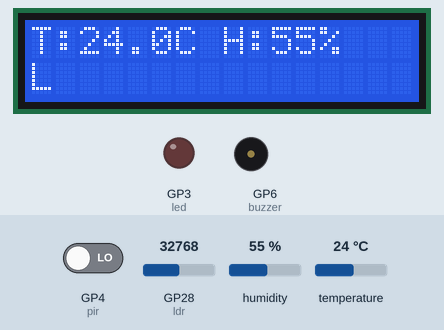
This program was run on a simulated Raspberry Pi Pico running MicroPython. Shown: 16×2 character LCD, output pins drawn as LEDs (lit = HIGH), buzzer (waves = sounding, pin HIGH). Wiring (from the project's diagram.json): red LED on GP3, PIR motion sensor on GP4, DHT22 sensor on GP5, buzzer on GP6, light sensor on GP28. The inputs (shaded band) are chosen by the test bench; at power-on: GP4 (pir) LOW, GP28 (ldr) = 32768, humidity 55 %, temperature 24 °C (analog values on the 0–65535 scale). WiFi joins after 1.5 s; web requests get an empty 200 reply after 0.4 s; library files of the repository ran but are not shown: i2c_lcd.py; what the program prints to the serial console is not drawn.

Above: at 8.4 s.
8.5 s: GP4 (pir) driven HIGH
At 24.4 s:
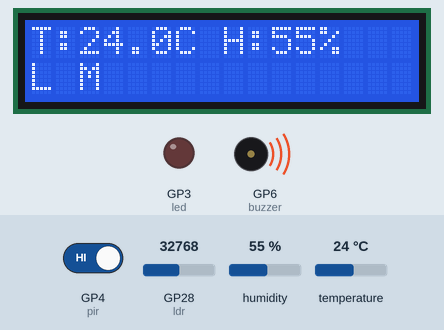
24.7 s: GP28 (ldr) set to 20416
40.7 s: GP28 (ldr) set to 18880
At 56.3 s:
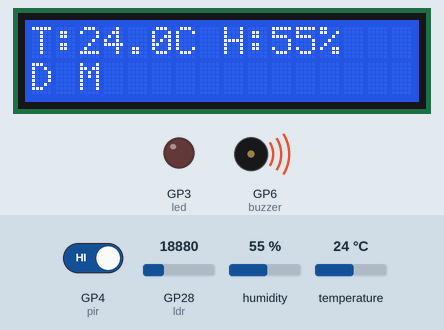
56.6 s: GP4 (pir) driven LOW
At 71.9 s:
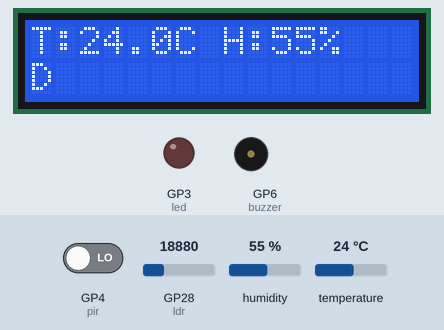
72.5 s: humidity set to 22 %
At 88.4 s:
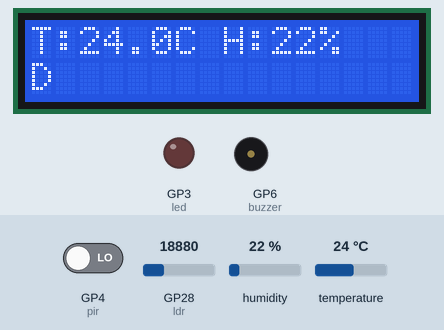
Timing chart, 0 to 89.4 s (numbered marks = the images above; inputs shaded):
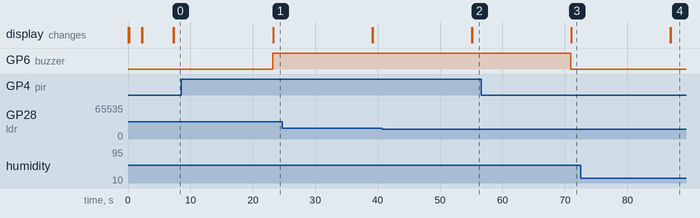

The program:

main_secure.py
```python
import network
import ujson
import urequests as requests
from machine import ADC, Pin, I2C
from time import sleep
import dht
from i2c_lcd import I2cLcd

# ============================================================
# FILE: main_secure.py (Firmware Aman - Wokwi Pico W)
# DESKRIPSI: Firmware dengan implementasi lengkap security checklist
# Untuk digunakan di Wokwi: copy-paste menggantikan main.py
# ============================================================

# ======
# CHECKLIST B: Secure WiFi Layer
# - WPA2/WPA3: Wokwi-GUEST mensimulasikan koneksi WiFi terproteksi
# - Hidden SSID + strong password: Di jaringan nyata, gunakan SSID tersembunyi
#   dan password minimal 16 karakter alfanumerik + simbol
# IMPLEMENTASI: Di produksi ganti ssid/password dengan jaringan WPA2 kampus
# ======
# --- KONFIGURASI WIFI (Simulasi WPA2 Secure Network) ---
ssid = "Wokwi-GUEST"
password = ""  # Di produksi: "K@mpus_S3kur3_2026!" (WPA2 strong password)
# =======
# DONE CHECKLIST B (Secure WiFi Layer)
# =======

# ======
# CHECKLIST A: API Security
# - API Key validation: SECURE_TOKEN divalidasi oleh API Gateway di setiap request
# - Bearer Token / JWT: Token dikirim via header "Authorization: Bearer <token>"
# - Expired session token: Token statis (simulasi) - di produksi implementasikan JWT
#   dengan payload {"sub": DEVICE_ID, "exp": timestamp+3600}
# ======
# --- KONFIGURASI API GATEWAY ---
# Pinggy HTTPS tunnel → forward ke api_gateway.py lokal port 5000
# ⚠️  URL berubah tiap sesi (expire 60 mnt) — update setiap kali buka tunnel baru
GATEWAY_URL = "https://miiby-103-154-78-157.free.pinggy.net"
SECURE_TOKEN = "token_aman_smartroom_2026"                 # Bearer Token

# --- REFERENSI INFLUXDB CLOUD (dipakai oleh API Gateway, bukan langsung oleh device) ---
# INFLUXDB_URL    = "https://us-east-1-1.aws.cloud2.influxdata.com"
# INFLUXDB_ORG    = "iot-unj"
# INFLUXDB_BUCKET = "sensor-data"
# INFLUXDB_TOKEN  = "zeCUd_xlY8bcohatEvgLGj7nfHFGZJJRfYH_kAK7wWFwHK9cSy1GaygBgobGqanqBYkEmsDfWbDOFHOt0weMRQ=="
# =======
# DONE CHECKLIST A (API Security)
# =======

# ======
# CHECKLIST A: Device Authentication
# - Device ID validation: ID unik perangkat dikirim di header X-Device-ID
# - MAC address verification: Di produksi, gunakan MAC address asli Pico W
#   sebagai Device ID: import network; mac = network.WLAN().config('mac')
# - Token pairing antar device: SECURE_TOKEN + DEVICE_ID harus cocok di server
# ======
DEVICE_ID = "pico-room-a"  # ID unik perangkat - divalidasi API Gateway
# =======
# DONE CHECKLIST A (Device Authentication)
# =======

# ======
# CHECKLIST B: Payload Encryption
# - AES encryption sederhana: Implementasi XOR Hex Cipher (ringan untuk MicroPython)
# - Enkripsi data sensor sebelum dikirim: Seluruh Line Protocol dienkripsi
#   menjadi string Hexadecimal sebelum ditransmisikan ke internet
# KUNCI: Harus identik dengan SHARED_KEY di server API Gateway
# ======
SHARED_KEY = "RAHASIA_KAMPUS_UNTUK_DEKRIPSI"  # Kunci enkripsi bersama device-server
# =======
# DONE CHECKLIST B (Payload Encryption - key definition)
# =======

# --- INISIALISASI SENSOR & OUTPUT ---
ldr = ADC(Pin(28))               # LDR sensor di GP28
dht_sensor = dht.DHT22(Pin(5))   # DHT22 sensor di GP5
pir = Pin(4, Pin.IN)             # PIR sensor di GP4
led = Pin(3, Pin.OUT)            # LED di GP3 (Mensimulasikan Lampu Gedung)
buzzer = Pin(6, Pin.OUT)         # Buzzer di GP6

i2c = I2C(0, scl=Pin(1), sda=Pin(0), freq=400000)
lcd = I2cLcd(i2c, 0x27, 2, 16)  # LCD 16x2 via I2C


# ======
# CHECKLIST B: Payload Encryption
# - Fungsi enkripsi XOR Hex Cipher: mengubah plain text data sensor
#   menjadi string hexadecimal terenkripsi sebelum dikirim
# - Setiap karakter di-XOR dengan karakter kunci secara siklik
# ======
def encrypt_payload(text, key=SHARED_KEY):
    """
    Mengenkripsi data sensor menggunakan XOR Hex Cipher.
    Input : "smart_room,lokasi=Kelas_A suhu=28.5,..."
    Output: "4a3f7c1b..." (untaian hex terenkripsi)
    """
    cipher_bytes = bytes([ord(c) ^ ord(key[i % len(key)]) for i, c in enumerate(text)])
    hex_str = "".join("{:02x}".format(b) for b in cipher_bytes)
    return hex_str
# =======
# DONE CHECKLIST B (Payload Encryption - encrypt function)
# =======


# ======
# CHECKLIST B: Secure WiFi Layer
# - Koneksi dilakukan ke jaringan WiFi yang mensimulasikan WPA2
# - LCD menampilkan status koneksi secara real-time
# ======
def connect_wifi():
    """Menghubungkan Pico W ke jaringan WiFi (simulasi WPA2 Secure Network)."""
    lcd.clear()
    lcd.putstr("Connecting WiFi.")
    wlan = network.WLAN(network.STA_IF)
    wlan.active(True)
    wlan.connect(ssid, password)

    timeout = 0
    while not wlan.isconnected():
        sleep(1)
        timeout += 1
        print(".", end="")
        if timeout > 30:
            print("\n[ERROR] WiFi timeout! Restarting...")
            lcd.clear()
            lcd.putstr("WiFi TIMEOUT!")
            return wlan  # kembalikan meski belum connected — main loop yang handle

    if wlan.isconnected():
        print("\n[OK] WiFi Connected! IP:", wlan.ifconfig()[0])
        lcd.clear()
        lcd.putstr("WiFi Connected!")
        sleep(5)  # tunggu DNS dan stack jaringan siap (harus ≥ 3 detik)
    return wlan
# =======
# DONE CHECKLIST B (Secure WiFi Layer - connect function)
# =======


def check_sensors():
    """Membaca semua sensor: DHT22, LDR, PIR."""
    try:
        dht_sensor.measure()
        temp = dht_sensor.temperature()
        hum = dht_sensor.humidity()
    except Exception:
        temp = hum = None

    ldr_val = ldr.read_u16()
    pir_event = pir.value()
    return temp, hum, ldr_val, pir_event


# Mulai koneksi WiFi saat boot
wlan = connect_wifi()

# ======
# CHECKLIST C: Activity Logging (sisi device)
# - Setiap pengiriman data dicatat ke Serial Monitor dengan timestamp
# - Status sukses/gagal ditampilkan untuk monitoring di Wokwi Serial
# ======
send_count = 0      # Counter jumlah pengiriman berhasil
fail_count = 0      # Counter jumlah pengiriman gagal
# =======
# DONE CHECKLIST C (Activity Logging - counters)
# =======


# --- MAIN LOOP ---
while True:
    # Cek WiFi sebelum apapun — reconnect kalau putus
    if not wlan.isconnected():
        print("[WARN] WiFi putus, mencoba reconnect...")
        lcd.clear()
        lcd.putstr("Reconnecting...")
        wlan = connect_wifi()
        if not wlan.isconnected():
            print("[ERROR] Reconnect gagal, skip siklus ini.")
            sleep(5)
            continue

    temp, hum, ldr_val, pir_event = check_sensors()

    # Logika lokal cahaya dan gerak
    is_dark = ldr_val < 20000
    motion = pir_event == 1

    # Estimasi daya listrik (AC + Lampu + PC ketika ada aktivitas)
    daya_listrik = 3500.0 if motion else 250.0
    buzzer.value(motion)

    # Tampilan LCD Lokal - status real-time
    lcd.clear()
    if temp is not None:
        lcd.putstr("T:{:.1f}C H:{:.0f}%".format(temp, hum))
    else:
        lcd.putstr("DHT ERROR")
    lcd.move_to(0, 1)
    lcd.putstr(("L" if not is_dark else "D") + (" M" if motion else "  "))

    # Log ke Serial Monitor
    print("-" * 50)
    print("📍 Lokasi: Ruang_Kelas_A [SECURE MODE AKTIF]")
    print("Suhu: {} C | Kelembaban: {} %".format(temp, hum))
    print("Cahaya: {} | Gerakan: {}".format(ldr_val, pir_event))
    print("Daya Listrik (Estimasi): {} Watt".format(daya_listrik))

    # --- PENGIRIMAN DATA SECARA AMAN ---
    if temp is not None:
        # 1. Format data asli Line Protocol (plain text)
        raw_line_protocol = "smart_room,lokasi=Ruang_Kelas_A suhu={},kelembaban={},cahaya={},gerakan={},daya_listrik={}".format(
            temp, hum, ldr_val, pir_event, daya_listrik
        )

        # ======
        # CHECKLIST B: Payload Encryption
        # - Enkripsi data sensor: raw_line_protocol dienkripsi sebelum dikirim
        # - Data yang melintasi internet hanya berupa hex acak - tidak bisa dibaca
        # ======
        encrypted_hex = encrypt_payload(raw_line_protocol)
        print("\n>> Data Terenkripsi (Hex):")
        print("   " + encrypted_hex)
        # =======
        # DONE CHECKLIST B (Payload Encryption - applied)
        # =======

        # ======
        # CHECKLIST A: API Security + Device Authentication
        # - Authorization: Bearer <token> => validasi token di API Gateway
        # - X-Device-ID: <device_id>     => validasi identitas perangkat
        # - Content-Type: application/json => payload dalam format JSON terenkripsi
        # ======
        headers = {
            "Authorization": "Bearer " + SECURE_TOKEN,  # ✅ Bearer Token Authentication
            "X-Device-ID": DEVICE_ID,                   # ✅ Device ID Validation
            "Content-Type": "application/json",
            "Connection": "close"                        # ✅ Paksa server tutup koneksi → urequests tidak hang
        }
        json_payload = {"encrypted_data": encrypted_hex}
        # =======
        # DONE CHECKLIST A (API Security + Device Authentication - applied)
        # =======

        print(">> Mengirim data terenkripsi via API Gateway (HTTPS)...")


        try:
            # ======
            # CHECKLIST B: HTTPS / SSL/TLS
            # - Request dikirim ke HTTPS endpoint (Pinggy tunnel → api_gateway lokal)
            # - Data dalam transit dilindungi enkripsi TLS end-to-end
            # ======
            res_write = requests.post(
                GATEWAY_URL + "/write",
                headers=headers,
                data=ujson.dumps(json_payload)
            )
            print(">> Status HTTP Gateway:", res_write.status_code)
            # =======
            # DONE CHECKLIST B (HTTPS/TLS - applied)
            # =======

            # ======
            # CHECKLIST C: Activity Logging
            # - Catat status pengiriman: sukses atau gagal dengan kode HTTP
            # - Counter send_count / fail_count diperbarui setiap siklus
            # ======
            if res_write.status_code == 200:
                send_count += 1
                print("   ✅ [AMAN] Data sensor sukses didekripsi & disimpan ke InfluxDB!")
                print("   📊 Total berhasil kirim: {}".format(send_count))
            elif res_write.status_code == 401:
                fail_count += 1
                print("   ❌ [REJECTED] Token/Device ID tidak valid. Akses ditolak Gateway!")
                print("   🚨 Total gagal: {}".format(fail_count))
            elif res_write.status_code == 403:
                fail_count += 1
                print("   🚫 [BLOCKED] IP device telah diblokir oleh IDS! Hubungi admin.")
            else:
                print("   ⚠️  Status tidak dikenal:", res_write.status_code)
            # =======
            # DONE CHECKLIST C (Activity Logging - applied)
            # =======

            res_write.close()
        except Exception as e:
            fail_count += 1
            print("   [DBG ERR] Type:", type(e).__name__, "| Detail:", str(e))
            print("   ❌ [KONEKSI ERROR] Gagal menghubungi API Gateway:", e)
            print("   📊 Total gagal: {}".format(fail_count))

    # --- POLLING PERINTAH LAMPU DARI API GATEWAY ---
    # ======
    # CHECKLIST A: API Security - Kontrol akses terpusat via Gateway
    # - Device hanya menerima perintah dari Gateway yang sudah divalidasi
    # - Tidak ada akses langsung dari luar ke device (Zero Trust principle)
    # ======
    print("\n>> Memeriksa command pengontrol lampu dari Server...")
    try:
        res_cmd = requests.get(GATEWAY_URL + "/get_command")
        if res_cmd.status_code == 200:
            command_json = res_cmd.json()
            light_command = command_json.get("light", "off")
            print("   [COMMAND SERVER] Lampu harus: {}".format(light_command.upper()))

            # Eksekusi perintah lampu dari server
            if light_command == "on":
                led.value(1)  # Lampu nyala - bisa jadi skenario serangan jam 02.00!
            else:
                led.value(1 if is_dark else 0)  # Kembali ke logika LDR lokal
        res_cmd.close()
    except Exception as e:
        print("   ❌ [KONEKSI ERROR] Gagal memeriksa command lampu:", e)
    # =======
    # DONE CHECKLIST A (API Security - command control)
    # =======

    print("-" * 50)
    print("✅ [SECURE] Semua security layer aktif. Menunggu 15 detik...\n")
    sleep(15)
```

Measured:
- the behaviour switches between 20000 and 19984 on GP28 (ldr) (found by bisection; images 1 and 2)
- after the input at 8.5 s, GP6 (buzzer): LOW → HIGH after 14.7 s; the display: changes after 14.8 s (image 1)
- after the input at 40.7 s, the display: first differs from a run without the input after 14.4 s (image 2)
- after the input at 56.6 s, GP6 (buzzer): HIGH → LOW after 14.4 s; the display: changes after 14.5 s (image 3)
- after the input at 72.5 s, the display: first differs from a run without the input after 14.5 s (image 4)
